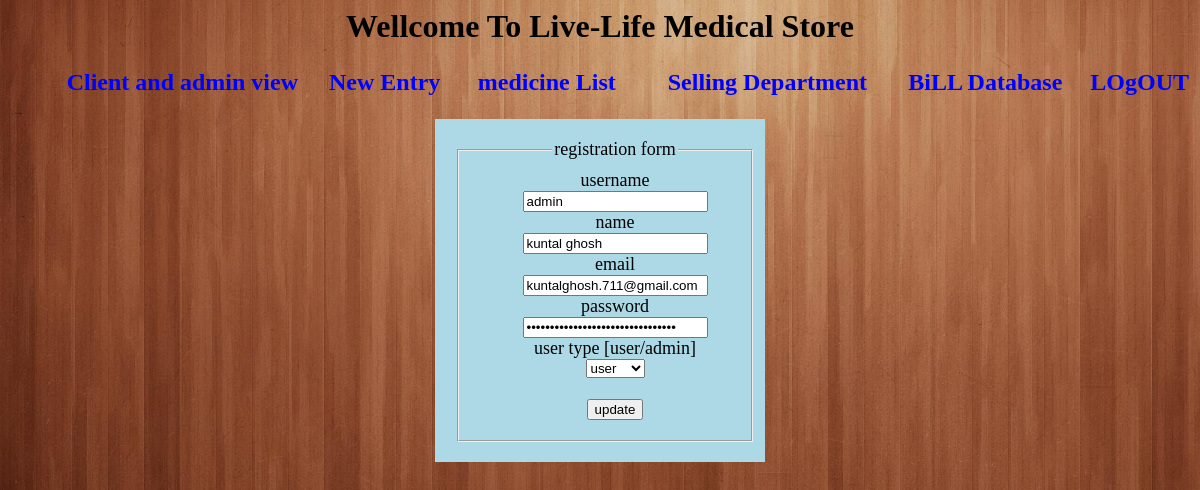
Page /code/update.php?id=1 on the committed database.
### tables this page shows
CREATE TABLE IF NOT EXISTS `users` (
`id` int(5) NOT NULL,
  `user` varchar(32) NOT NULL,
  `name` varchar(32) NOT NULL,
  `password` varchar(32) NOT NULL,
  `email` varchar(32) NOT NULL,
  `class` varchar(32) NOT NULL
);

### code/update.php (the view, shortened to what this page needs)
<html>
<head>
<link rel="stylesheet" href="main.css">
</head>
<body>
<h1>Wellcome To Live-Life Medical Store</h1>
<div class="design">
<table border="0" class="info" style width="100%">
<thead>
<tr>
<th><a href="admin_view.php"  style="text-decoration:none"><span style="color:blue";><h2>Client and admin view</h2></span></a></th>
<th><a href="new_entry.html"  style="text-decoration:none"><span style="color:blue";><h2>New Entry</h2></span></a></th>
<th><a href="medicine_view.php"  style="text-decoration:none"><span style="color:blue";><h2>medicine List</h2></span></a>
</th>
<th><a href="bill.php" style="text-decoration:none"><span style="color:blue";><h2>Selling Department</h2></span></a></th>
<th><a href="bill_data.php"  style="text-decoration:none"><span style="color:blue";><h2>BiLL Database</h2></span></a></th>
<th><a href="logout.php.php"  style="text-decoration:none"><span style="color:blue";><h2>LOgOUT</h2></span></a></th>
</tr>
</thead>
</table>
</div>
<?php
if(isset($_GET['id']))
{
	$id=$_GET['id'].'<br>';
	 $sql="select * from users where `id`='$id'";
	$result=mysql_query($sql);
	while($row=mysql_fetch_assoc($result))
	{
?>
<form id="form" action="" method="POST">
<fieldset id="field">
<legend>registration form</legend>
<label for="uname">username</label><br>
<input type="text" id="uname" name="uname" size="20" placeholder="user name" value="<?php echo $row['user'];?>"/><br>
<label for="name">name</label><br>
<input type="text" id="name" name="name" size="20" placeholder="name" value="<?php echo $row['name'];?>"/><br>
<label for="email">email</label><br>
<input type="text" id="email" name="email" size="20" placeholder="email" value="<?php echo $row['email'];?>"/><br>
<label for="password">password</label><br>
<input type="password" id="pass" name="pass" size="20" placeholder="password" value="<?php echo $row['password'];?>"/><br>
<label for="user">user type [user/admin]</label><br>
<select id="mode" name="mode" value="<?php echo $row['class']; ?>">
<option value="user">user</option>
</select>
<br>
<br>
<input type="submit"name="update" value="update">
</fieldset>
</form>
<?php
	}
}
?>
</body>
</html>

### code/css/main.css (style rules this page uses)
body { background-color:lightblue; text-align:center; }
#form { background-color:lightblue; width:300px; margin:auto; padding: 20px 10px 20px 20px; }
#field { font-size:18; padding: 10px 0px 20px 20px; }
a { text-align:right; }

### code/update.php (style rules this page uses)
body { text-align:center; background-image: url("im.PNG"); font:black; }

### rows in the picture
users: uname "admin", name "kuntal ghosh", email "kuntalghosh.711@gmail.com", mode "user"
